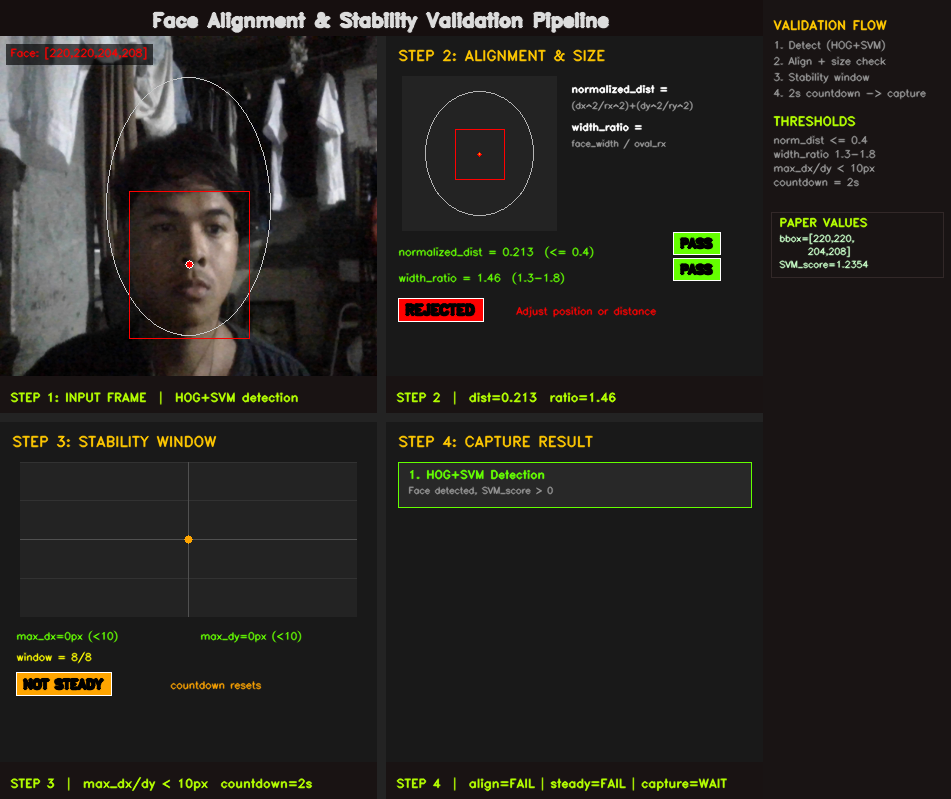
#> input picture EVENTMONITORING/TimeInAndTimeOutMonitoring/students/alignment_visuals/alignment_stability_1784733114.png, 951 x 799 px, given in place of the camera
$ python hog_features_visual_demo.py   (older library calls are emulated)
#> lines starting #> are read from the running program, lines starting #| are printed output that depends on the picture
"""
hog_features_visual_demo.py

Simple, focused visualization of HOG (Histogram of Oriented Gradients)
feature extraction ONLY -- the "Step 1-2: Building the HOG Descriptor"
part of the pipeline. No SVM, no bounding box math, just:

    face crop -> per-pixel gradients -> 8x8 cell grid -> orientation arrows

Uses the paper's face region: bbox=[x:220, y:220, w:204, h:208]

Controls: SPACE = camera/synthetic toggle, s = save, q/ESC = quit
Install:  pip install opencv-python numpy
Run:      python hog_features_visual_demo.py
"""

import os
import time
import math
import cv2
import numpy as np

CAMERA_INDEX = int(os.getenv("CAMERA_INDEX", "0"))
SAVE_DIR = os.path.join(os.path.dirname(os.path.abspath(__file__)), "hog_visuals")
FONT = cv2.FONT_HERSHEY_SIMPLEX
FONT_BOLD = cv2.FONT_HERSHEY_DUPLEX

# Paper example face region
PAPER_BBOX = {"x": 220, "y": 220, "w": 204, "h": 208}

CELL_SIZE = 16      # pixels per cell (kept large so arrows stay readable)
BIN_COUNT = 9        # gradient orientation bins spanning 0-180 degrees


def compute_gradients(gray):
    """Sobel gradients -> magnitude (edge strength) + angle (edge direction)."""
    gx = cv2.Sobel(gray, cv2.CV_32F, 1, 0, ksize=3)
    gy = cv2.Sobel(gray, cv2.CV_32F, 0, 1, ksize=3)
    mag = np.sqrt(gx ** 2 + gy ** 2)
    ang = np.arctan2(gy, gx) * 180 / math.pi
    ang[ang < 0] += 180  # unsigned gradients: fold into 0-180 range
    return mag, ang


def gradient_color_map(mag, ang, size):
    """Hue = orientation, Brightness (V) = magnitude -- matches the legend
    used in the write-up."""
    mag_norm = np.clip(mag / (mag.max() + 1e-6) * 255, 0, 255).astype(np.uint8)
    ang_norm = (ang / 180.0 * 179).astype(np.uint8)  # OpenCV hue range is 0-179
    hsv = np.zeros((*mag.shape, 3), dtype=np.uint8)
    hsv[:, :, 0] = ang_norm
    hsv[:, :, 1] = 255
    hsv[:, :, 2] = mag_norm
    bgr = cv2.cvtColor(hsv, cv2.COLOR_HSV2BGR)
    return cv2.resize(bgr, size, interpolation=cv2.INTER_NEAREST)


def cell_histogram(cell_ang, cell_mag):
    hist = np.zeros(BIN_COUNT)
    for i in range(BIN_COUNT):
        lo, hi = i * 20, (i + 1) * 20
        mask = (cell_ang >= lo) & (cell_ang < hi)
        hist[i] = cell_mag[mask].sum()
    total = hist.sum() + 1e-6
    return hist / total


def draw_cell_arrows(panel, x0, y0, cw, ch, hist, color=(0, 255, 255)):
    cx, cy = x0 + cw // 2, y0 + ch // 2
    peak = hist.max() + 1e-6
    for i, val in enumerate(hist):
        if val < 0.08:
            continue
        angle = i * 20 + 10  # bin center
        rad = math.radians(angle)
        length = int(min(cw, ch) * 0.42 * (val / peak))
        dx, dy = int(length * math.cos(rad)), int(length * math.sin(rad))
        brightness = 0.35 + 0.65 * (val / peak)
        line_color = tuple(int(c * brightness) for c in color)
        cv2.line(panel, (cx - dx, cy + dy), (cx + dx, cy - dy), line_color, 1, cv2.LINE_AA)
    return panel


def build_hog_cell_grid(gray_crop, cell_size=CELL_SIZE, display_size=520):
    """8x8-style cell grid with per-cell dominant-gradient arrows overlaid
    on a shaded background (brighter cell = stronger dominant edge)."""
    mag, ang = compute_gradients(gray_crop)
    h, w = gray_crop.shape
    rows, cols = h // cell_size, w // cell_size

    panel = np.full((display_size, display_size, 3), 30, dtype=np.uint8)
    dcw, dch = display_size // cols, display_size // rows

    for r in range(rows):
        for c in range(cols):
            y0, y1 = r * cell_size, (r + 1) * cell_size
            x0, x1 = c * cell_size, (c + 1) * cell_size
            hist = cell_histogram(ang[y0:y1, x0:x1], mag[y0:y1, x0:x1])

            dx0, dy0 = c * dcw, r * dch
            dx1, dy1 = dx0 + dcw, dy0 + dch
            shade = int(40 + 70 * hist.max())
            cv2.rectangle(panel, (dx0, dy0), (dx1, dy1), (shade, shade, shade + 15), -1)
            cv2.rectangle(panel, (dx0, dy0), (dx1, dy1), (75, 75, 75), 1)
            draw_cell_arrows(panel, dx0, dy0, dcw, dch, hist)

    return panel, rows, cols


def get_face_crop(frame, bbox):
    h, w = frame.shape[:2]
    x, y = max(0, bbox["x"]), max(0, bbox["y"])
    bw = min(bbox["w"], w - x)
    bh = min(bbox["h"], h - y)
    if bw <= 0 or bh <= 0:
        return None
    return frame[y:y + bh, x:x + bw]


def generate_demo_frame():
    """Synthetic face-like frame, used only if no camera is available."""
    frame = np.full((480, 640, 3), (45, 42, 55), dtype=np.uint8)
    for yy in range(480):
        frame[yy, :] = (42 + yy // 20, 40 + yy // 24, 54 + yy // 15)
    cx, cy = 320, 240
    cv2.ellipse(frame, (cx, cy), (102, 122), 0, 0, 360, (182, 158, 138), -1)
    cv2.circle(frame, (cx - 34, cy - 18), 11, (28, 28, 28), -1)
    cv2.circle(frame, (cx + 34, cy - 18), 11, (28, 28, 28), -1)
    cv2.ellipse(frame, (cx, cy + 14), (8, 15), 0, 0, 360, (140, 118, 98), -1)
    cv2.ellipse(frame, (cx, cy + 52), (28, 12), 0, 0, 180, (100, 58, 58), 2)
    return frame


def build_composite(frame, bbox=PAPER_BBOX):
    face_crop = get_face_crop(frame, bbox)
    if face_crop is None:
        face_crop = frame  # fallback, shouldn't happen with paper bbox on a 640x480 frame
    gray = cv2.cvtColor(face_crop, cv2.COLOR_BGR2GRAY)
    gray_small = cv2.resize(gray, (208, 208))

    mag, ang = compute_gradients(gray_small)
    grad_vis = gradient_color_map(mag, ang, size=(520, 520))
    cell_vis, rows, cols = build_hog_cell_grid(gray_small, cell_size=CELL_SIZE, display_size=520)

    panel_h = 640
    gap = 30
    total_w = 520 * 2 + gap
    canvas = np.full((panel_h, total_w, 3), 18, dtype=np.uint8)

    # Title
    title = "HOG Feature Extraction (Step 1-2: Gradients -> Cell Histograms)"
    ts = cv2.getTextSize(title, FONT_BOLD, 0.72, 2)[0]
    cv2.putText(canvas, title, ((total_w - ts[0]) // 2, 34), FONT_BOLD, 0.72, (230, 230, 230), 2, cv2.LINE_AA)

    y0 = 55
    canvas[y0:y0 + 520, 0:520] = grad_vis
    canvas[y0:y0 + 520, 520 + gap:520 + gap + 520] = cell_vis

    # Panel labels
    cv2.rectangle(canvas, (0, y0 - 1), (520, y0 + 520), (90, 90, 90), 1)
    cv2.rectangle(canvas, (520 + gap, y0 - 1), (520 + gap + 520, y0 + 520), (90, 90, 90), 1)
    cv2.putText(canvas, "Per-Pixel Gradients", (12, y0 + 22), FONT_BOLD, 0.55, (255, 255, 255), 1, cv2.LINE_AA)
    cv2.putText(canvas, f"HOG Cells ({cols}x{rows} grid, {CELL_SIZE}x{CELL_SIZE}px each)",
                (520 + gap + 12, y0 + 22), FONT_BOLD, 0.55, (255, 255, 255), 1, cv2.LINE_AA)

    # Legend under left panel
    legend_y = y0 + 520 + 30
    cv2.putText(canvas, "Hue = orientation", (12, legend_y), FONT, 0.5, (200, 200, 255), 1, cv2.LINE_AA)
    cv2.putText(canvas, "Brightness = magnitude", (12, legend_y + 26), FONT, 0.5, (200, 200, 255), 1, cv2.LINE_AA)

    # Legend under right panel
    cv2.putText(canvas, "9-bin orientation histogram per cell", (520 + gap + 12, legend_y), FONT, 0.5, (0, 255, 200), 1, cv2.LINE_AA)
    cv2.putText(canvas, "arrow length = bin strength (dominant edge)", (520 + gap + 12, legend_y + 26), FONT, 0.5, (0, 255, 200), 1, cv2.LINE_AA)

    # bbox reference line at the very bottom
    bbox_txt = f"face region: bbox=[x:{bbox['x']}, y:{bbox['y']}, w:{bbox['w']}, h:{bbox['h']}]"
    cv2.putText(canvas, bbox_txt, (12, panel_h - 15), FONT, 0.45, (150, 150, 150), 1, cv2.LINE_AA)

    return canvas


def main():
    os.makedirs(SAVE_DIR, exist_ok=True)
    cap = cv2.VideoCapture(CAMERA_INDEX, cv2.CAP_DSHOW) if os.name == "nt" else cv2.VideoCapture(CAMERA_INDEX)
    camera_available = cap.isOpened()
    use_camera = camera_available
    if camera_available:
        cap.set(cv2.CAP_PROP_FRAME_WIDTH, 640)
        cap.set(cv2.CAP_PROP_FRAME_HEIGHT, 480)
    else:
        print(f"Could not open camera index {CAMERA_INDEX}; using synthetic demo frame only")

    print("HOG Feature Extraction Visual Demo")
    print("Controls: SPACE = camera/synthetic toggle, s = save, q/ESC = quit")

    while True:
        if use_camera and camera_available:
            ok, frame = cap.read()
#> frame is the input picture: shape (799, 951, 3); mean B, G, R 32.5, 36.7, 38.7
            if not ok:
                frame = generate_demo_frame()
        else:
            frame = generate_demo_frame()
        frame = cv2.resize(frame, (640, 480))
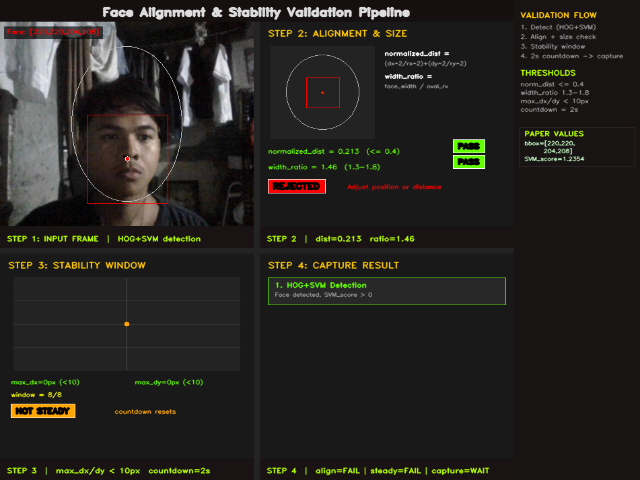
#> frame: shape (480, 640, 3); mean B, G, R 32.4, 36.6, 38.7

        composite = build_composite(frame)
#> in get_face_crop, `x, y = max(0, bbox["x"]), max(0, bbox["y"])`: x = 220
#> in get_face_crop, `bw = min(bbox["w"], w - x)`: bw = 204
#> in get_face_crop, `bh = min(bbox["h"], h - y)`: bh = 208
#> in build_composite, `gray = cv2.cvtColor(face_crop, cv2.COLOR_BGR2GRAY)`:
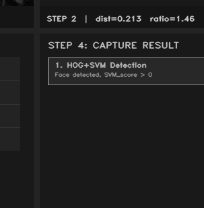
#> gray: shape (208, 204); min 2, max 202, mean 31.1
#> in compute_gradients, `gy = cv2.Sobel(gray, cv2.CV_32F, 0, 1, ksize=3)`:
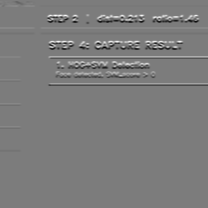
#> gy: shape (208, 208) float32; min -643, max 676, mean 0; drawn with min black and max white
#> in compute_gradients, `ang[ang < 0] += 180`:
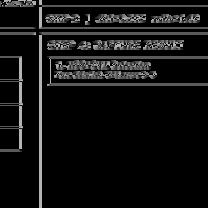
#> ang: shape (208, 208) float32; min 0, max 180, mean 17.9
#> in gradient_color_map, `hsv[:, :, 2] = mag_norm`:
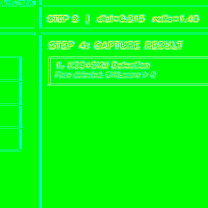
#> hsv: shape (208, 208, 3); mean of channels 0, 1, 2 17.7, 255, 10.3; drawn as B, G, R
#> after the loop in build_hog_cell_grid, `for r in range(rows):`:
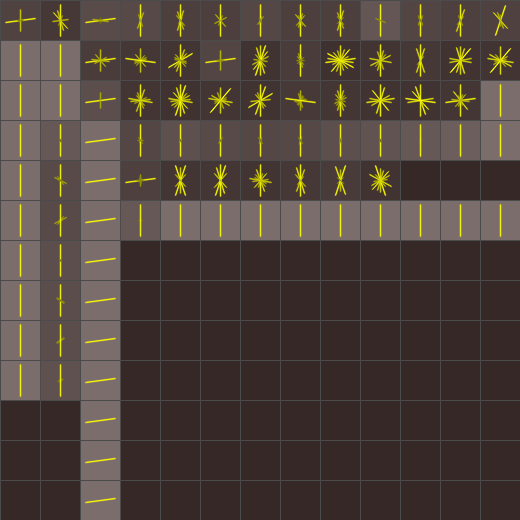
#> panel: shape (520, 520, 3); mean of channels 0, 1, 2 60.4, 66.6, 80.5; drawn as B, G, R
#> in build_composite, `cv2.putText(canvas, bbox_txt, (12, panel_h - 15), FONT, 0.45, (150, 15..`:
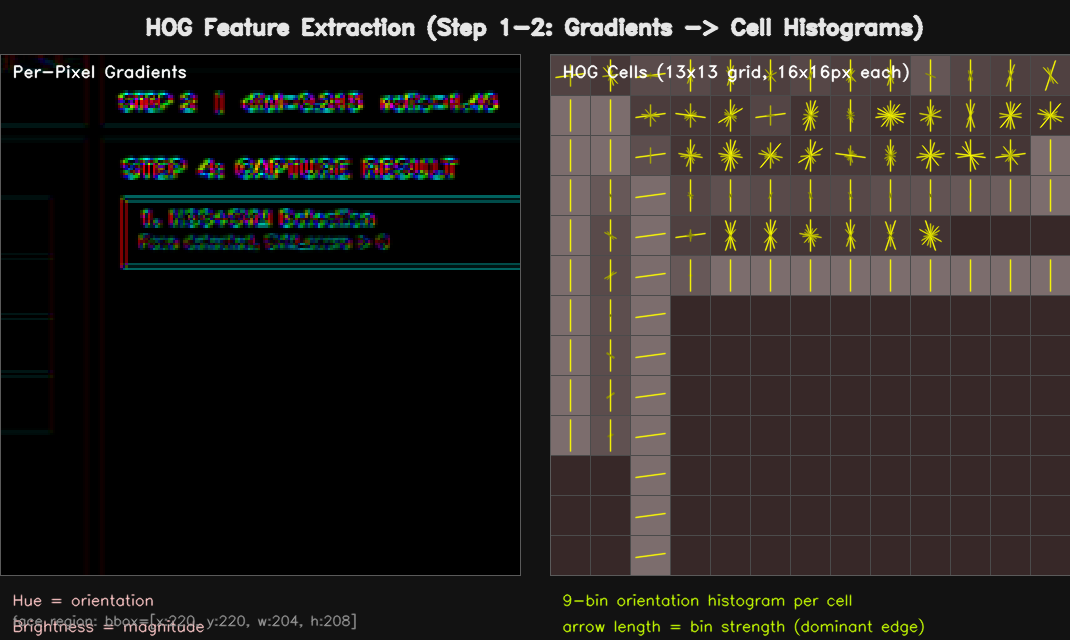
#> canvas: shape (640, 1070, 3); mean of channels 0, 1, 2 33.4, 36.5, 40.9; drawn as B, G, R
        cv2.imshow("HOG Feature Extraction  (SPACE=camera/synthetic, s=save, q=quit)", composite)

        key = cv2.waitKey(30) & 0xFF
#> (key q is pressed here)
        if key == ord(" "):
            if camera_available:
                use_camera = not use_camera
                print(f"Source: {'camera' if use_camera else 'synthetic'}")
        elif key == ord("s"):
            fname = os.path.join(SAVE_DIR, f"hog_features_{int(time.time())}.png")
            cv2.imwrite(fname, composite)
            print(f"Saved -> {fname}")
        elif key == ord("q") or key == 27:
            break

    if camera_available:
        cap.release()
    cv2.destroyAllWindows()


if __name__ == "__main__":
    main()
